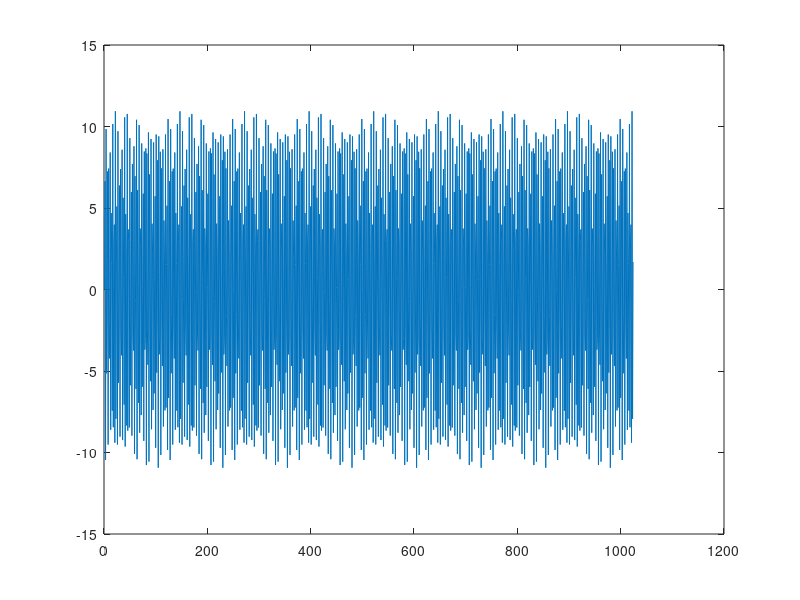
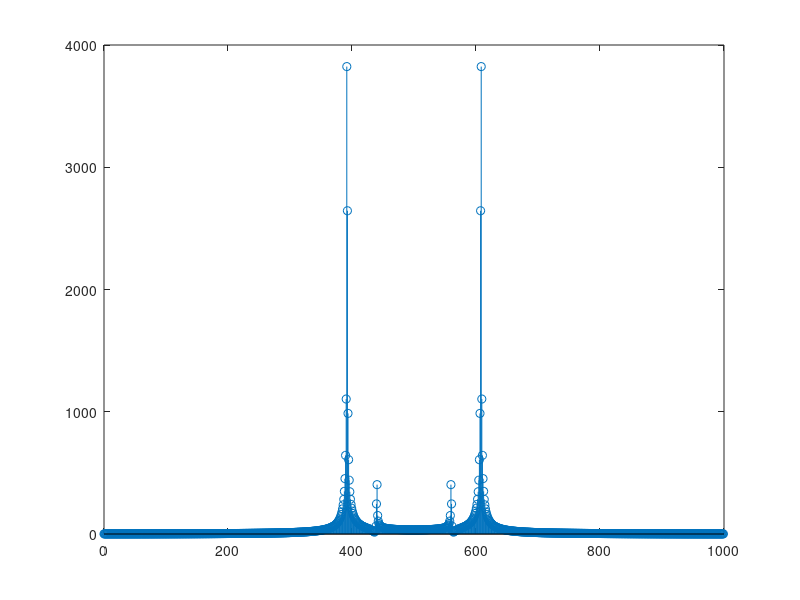
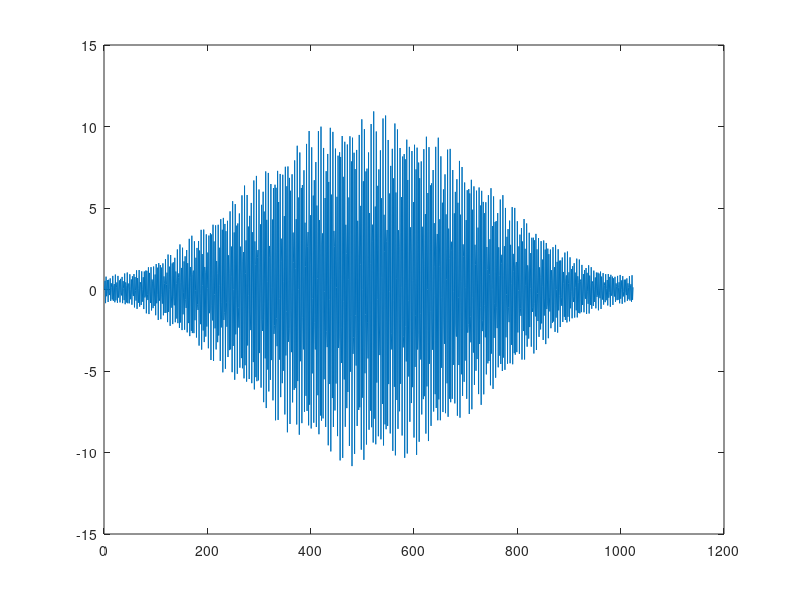
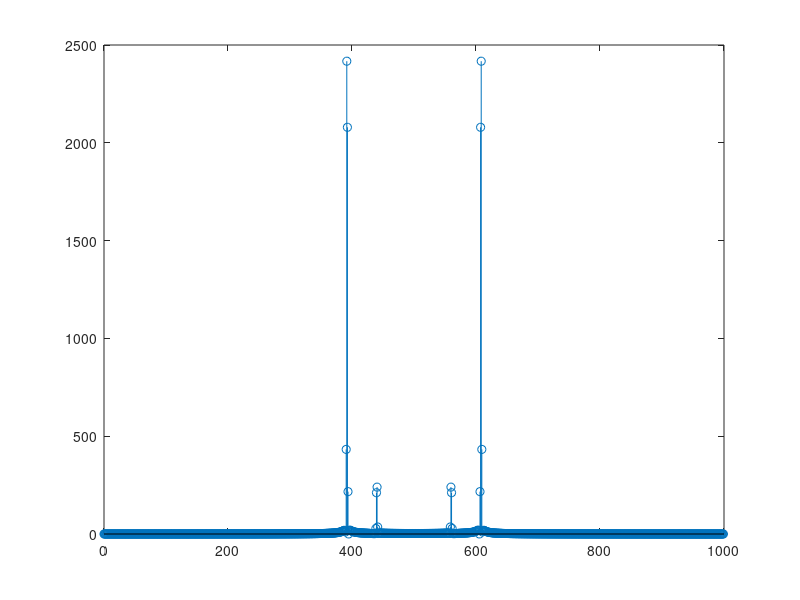

Write the MATLAB code that produced these figures, in order.
load("notes_signal_long.mat");
figure;
plot(notes_signal);

N = length(notes_signal);
fx = zeros(1, N);
fidx = (fs/N) * linspace(0,N-1,N);

spectrum = fft(notes_signal, N);
figure;
stem(fidx, abs(spectrum));

ts=1/fs;

h = hamming(length(notes_signal));
h = h';
%figure;
%plot(h);

s = notes_signal .* h;
figure;
plot(s);    

spectrum = fft(s, N);
figure;
stem(fidx, abs(spectrum));



%sound(s);

t = 1:1:5;
news = ones(1);
for i = t
    news(i) = sin(392);
end
sound(news);


news_ = ones(1);
for i = t
    news_(i) = sin(440);
end
sound(news_);